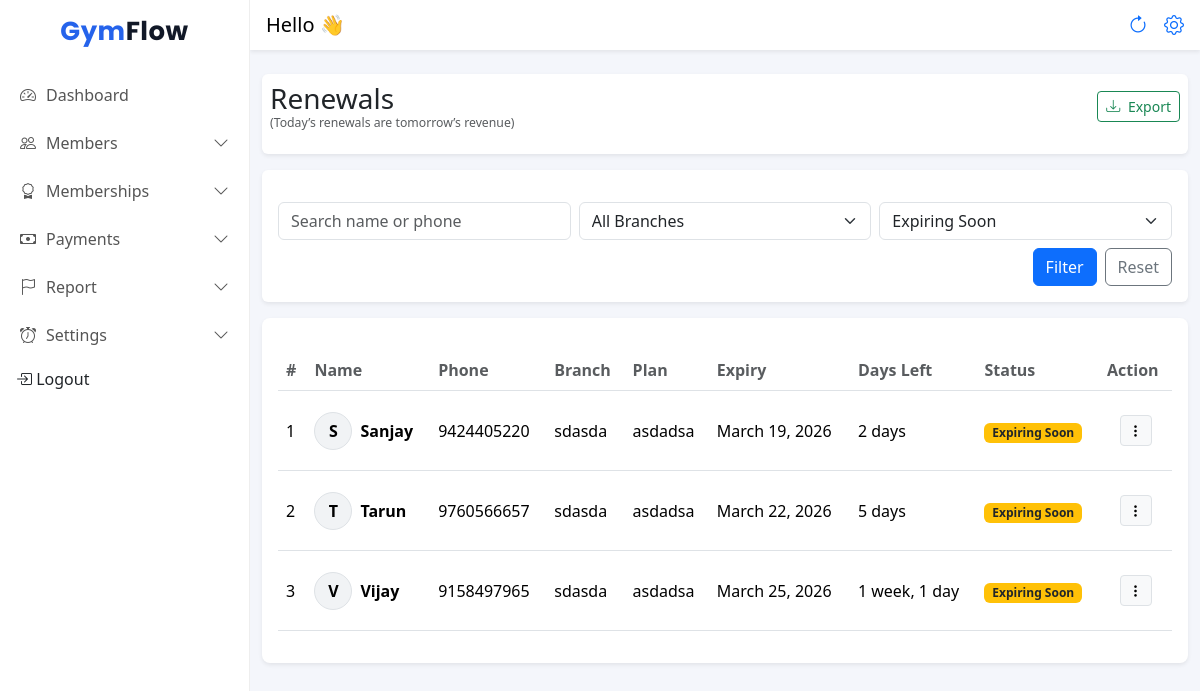
The app's page /renewals/ (signed in) with its own data.
### frontend/models.py (models this page shows, shortened)
class Member(models.Model):
    STATUS_CHOICES = (
        ('active', 'Active'),
        ('expiring', 'Expiring Soon'),
        ('expired', 'Expired'),
    )
    is_deleted = models.BooleanField(default=False)
    DOB=models.DateField(null=True,blank=True)
    gym = models.ForeignKey(Gym, on_delete=models.CASCADE, related_name="members")
    branch = models.ForeignKey(Branch, on_delete=models.CASCADE, related_name="members")
    name = models.CharField(max_length=100)
    phone = models.CharField(max_length=15)
    join_date = models.DateField(default=date.today)
    photo = models.ImageField(upload_to="members/", blank=True, null=True)
    plan = models.ForeignKey(MembershipPlan, on_delete=models.SET_NULL, null=True, blank=True)
    start_date = models.DateField(null=True)
    expiry_date = models.DateField()
    security_deposit = models.DecimalField(max_digits=10, decimal_places=2, default=0)
    status = models.CharField(max_length=10, choices=STATUS_CHOICES, default='active')
    created_at = models.DateTimeField(auto_now_add=True)
    def __str__(self):
        return f"{self.name} ({self.branch.name})"

class Branch(models.Model):
    gym = models.ForeignKey(Gym, on_delete=models.CASCADE, related_name="branches")
    name = models.CharField(max_length=100)
    address = models.TextField(blank=True)
    phone = models.CharField(max_length=15, blank=True)
    created_at = models.DateTimeField(auto_now_add=True)
    class Meta:
        unique_together = ('gym', 'name')  # same gym can't have 2 branches with same name
    def __str__(self):
        return f"{self.name} - {self.gym.name}"

class MembershipPlan(models.Model):
    branch = models.ForeignKey(Branch, on_delete=models.CASCADE, related_name="plans")
    name = models.CharField(max_length=50)  # Monthly / Quarterly
    duration_days = models.PositiveIntegerField()
    start_date = models.DateField(null=True)
    end_date = models.DateField(null=True)
    price = models.DecimalField(max_digits=8, decimal_places=2)
    is_active = models.BooleanField(default=True)
    created_at = models.DateTimeField(auto_now_add=True)
    class Meta:
        unique_together = ('branch', 'name')  # same branch can't have same plan name twice

### frontend/views.py (the view)
# urls.py: path("renewals/", renewals_page, name="renewals_page"),
@login_required
@owner_or_trainer
def renewals_page(request):
    gym = request.user.gym
    update_member_statuses(gym)
    today = timezone.localdate()
    q = request.GET.get("q", "").strip()
    branch_id = request.GET.get("branch", "").strip()
    status = request.GET.get("status", "expiring").strip()
    members = Member.objects.filter(gym=gym , is_deleted=False).select_related("branch", "plan")
    if q:
        members = members.filter(Q(name__icontains=q) | Q(phone__icontains=q))
    if branch_id:
        members = members.filter(branch_id=branch_id)
    days = gym.expiry_reminder_days_before or 7
    expiring_limit = today + timedelta(days=days)
    if status == "expired":
        members = members.filter(expiry_date__lt=today)
    elif status == "expiring":
        members = members.filter(expiry_date__gte=today, expiry_date__lte=expiring_limit)
    elif status == "active":
        members = members.filter(expiry_date__gt=expiring_limit)
    elif status == "all":
        pass
    branches = Branch.objects.filter(gym=gym).order_by("name")
    context = {
        "members": members.order_by("expiry_date"),
        "branches": branches,
        "q": q,
        "branch_id": branch_id,
        "status": status,
        "today": today,
        "expiring_limit": expiring_limit,
    }
    print(context)
    return render(request, "renewals.html", context)

### frontend/views.py (called while the page is built)
def update_member_statuses(gym):
    today = timezone.localdate()
    days = gym.expiry_reminder_days_before or 7
    alert_limit = today + timedelta(days=7)
    expiring_limit = today + timedelta(days=days)
    Member.objects.filter(
        gym=gym,
        expiry_date__lt=today
    ).exclude(status="expired").update(status="expired")
    Member.objects.filter(
        gym=gym,
        expiry_date__gte=today,
        expiry_date__lte=expiring_limit
    ).exclude(status="expiring").update(status="expiring")
    Member.objects.filter(
        gym=gym,
        expiry_date__gt=expiring_limit
    ).exclude(status="active").update(status="active")

### frontend/templates/renewals.html (shortened to what this page needs)
{% extends "base.html" %}
{% block content %}
<div class="container-fluid mt-4">
<div class="card shadow-sm border-0 mb-3 py-2 px-2">
  <div class="d-flex justify-content-between align-items-center mb-3">
    <h3 class="mb-0">Renewals
    <span style="font-size: 14px;">
        <p class="text-muted small mb-0">(Today’s renewals are tomorrow’s revenue)</p>
    </span>
    </h3>
    <button class="btn btn-outline-success btn-sm" id="exportCsv">
      <i class="bi bi-download me-1"></i> Export
  </button>
  </div>
</div>
  <form method="get">
    <div class="card shadow-sm border-0 mb-3 pt-3">
      <div class="card-body">
        <div class="row g-2">
          <div class="col-12 col-md-4">
            <input type="text"
                   name="q"
                   value="{{ q }}"
                   class="form-control"
                   placeholder="Search name or phone">
          </div>
          <div class="col-12 col-md-4">
            <select name="branch" class="form-select">
              <option value="">All Branches</option>
            </select>
          </div>
          <div class="col-12 col-md-4">
            <select name="status" class="form-select">
              <option value="expiring" {% if status == "expiring" %}selected{% endif %}>Expiring Soon</option>
            </select>
          </div>
          <div class="col-12 d-flex justify-content-end gap-2 mt-2">
            <button type="submit" class="btn btn-primary">Filter</button>
            <a class="btn btn-outline-secondary" href="{% url 'renewals_page' %}">Reset</a>
          </div>
        </div>
      </div>
    </div>
  </form>
  <div class="card shadow-sm border-0 rounded-3 pt-3 pb-3">
    <div class="card-body">
      <div class="table-responsive">
        <table class="table table-hover table-hover align-middle" id="renewalsTable">
          <thead>
            <tr>
              <th class="fw-semibold text-muted">#</th>
              <th class="fw-semibold text-muted">Name</th>
              <th class="fw-semibold text-muted">Phone</th>
              <th class="fw-semibold text-muted">Branch</th>
              <th class="fw-semibold text-muted">Plan</th>
              <th class="fw-semibold text-muted">Expiry</th>
              <th class="fw-semibold text-muted">Days Left</th>
              <th class="fw-semibold text-muted">Status</th>
              <th class="fw-semibold text-muted">Action</th>
            </tr>
          </thead>
          <tbody>
            {% for m in members %}
            {% with days_left=m.expiry_date|timeuntil:today %}
            <tr>
              <td class="py-4 ">{{ forloop.counter }}</td>
              <td>
                <div class="d-flex align-items-center gap-2">
                  {% if m.photo %}
                  <img src="{{ m.photo.url }}" alt="{{ m.name }}" width="42" height="42"
                      class="rounded-circle border" style="object-fit: cover;">
                  {% else %}
                  <div class="rounded-circle border d-flex align-items-center justify-content-center"
                      style="width:38px;height:38px;background:#f1f3f5;font-weight:600;">
                      {{ m.name|slice:":1"|upper }}
                  </div>
                  {% endif %}
                  <div class="fw-semibold">{{ m.name }}</div>
              </div>
              </td>
              <td class="py-4 ">{{ m.phone }}</td>
              <td class="py-4 ">{{ m.branch.name }}</td>
              <td class="py-4 ">{% if m.plan %}{{ m.plan.name }}{% else %}-{% endif %}</td>
              <td class="py-4 ">{{ m.expiry_date }}</td>
              <td class="py-4 ">
                {% if m.expiry_date < today %}
                  <span class="text-danger fw-bold">
                    Expired
                  </span>
                {% else %}
                  {{ m.expiry_date|timeuntil:today }}
                {% endif %}
              </td>
              <td class="py-4 ">
                {% if m.expiry_date < today %}
                  <span class="badge bg-danger">Expired</span>
                {% elif m.expiry_date <= expiring_limit %}
                  <span class="badge bg-warning text-dark">Expiring Soon</span>
                {% else %}
                  <span class="badge bg-success">Active</span>
                {% endif %}
              </td>
              <td class="text-center py-4">
                <div class="dropdown action-dropdown">
                  <button class="btn btn-light btn-sm border"
                          type="button"
                          data-bs-toggle="dropdown"
                          aria-expanded="false">
                    <i class="bi bi-three-dots-vertical"></i>
                  </button>
                </div>
              </td>
            </tr>
            {% endwith %}
            {% empty %}
            <tr>
              <td colspan="9" class="text-center">No renewals found</td>
            </tr>
            {% endfor %}
          </tbody>
        </table>
      </div>
    </div>
  </div>
</div>
{% endblock %}

### frontend/static/css/dashboard.css (style rules this page uses)
body { background-color: #f5f7fb; overflow-x: hidden; }
.table { margin-bottom: 0; }

### frontend/templates/base.html (style rules this page uses)
body { background: #f4f6fb; }

### records on screen
Member: name "S", name "Sanjay", phone "9424405220", branch.name "sdasda", plan.name "asdadsa", expiry_date "March 19, 2026", expiry_date "2 days", shows "Expiring Soon"
Member: name "T", name "Tarun", phone "9760566657", branch.name "sdasda", plan.name "asdadsa", expiry_date "March 22, 2026", expiry_date "5 days", shows "Expiring Soon"
Member: name "V", name "Vijay", phone "9158497965", branch.name "sdasda", plan.name "asdadsa", expiry_date "March 25, 2026", expiry_date "1 week, 1 day", shows "Expiring Soon"
